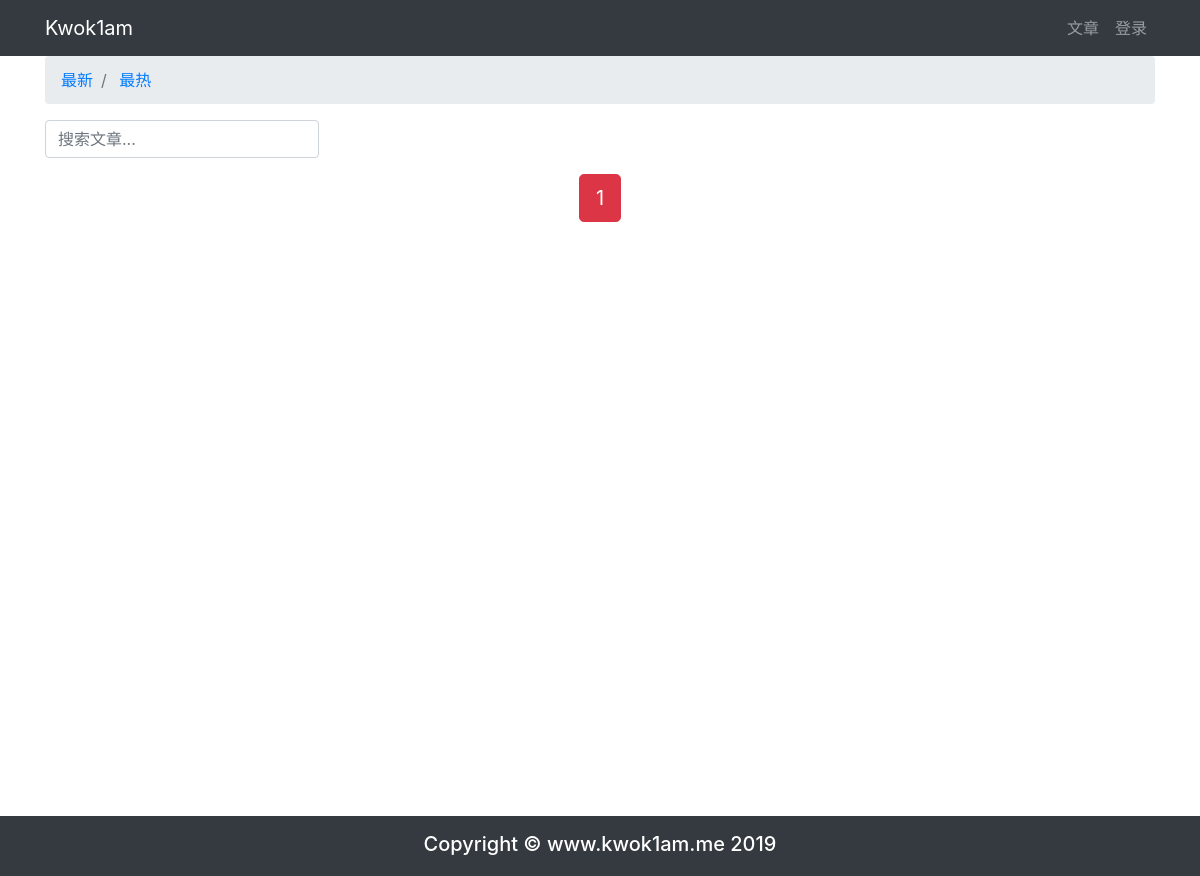
The app's page /, older data.
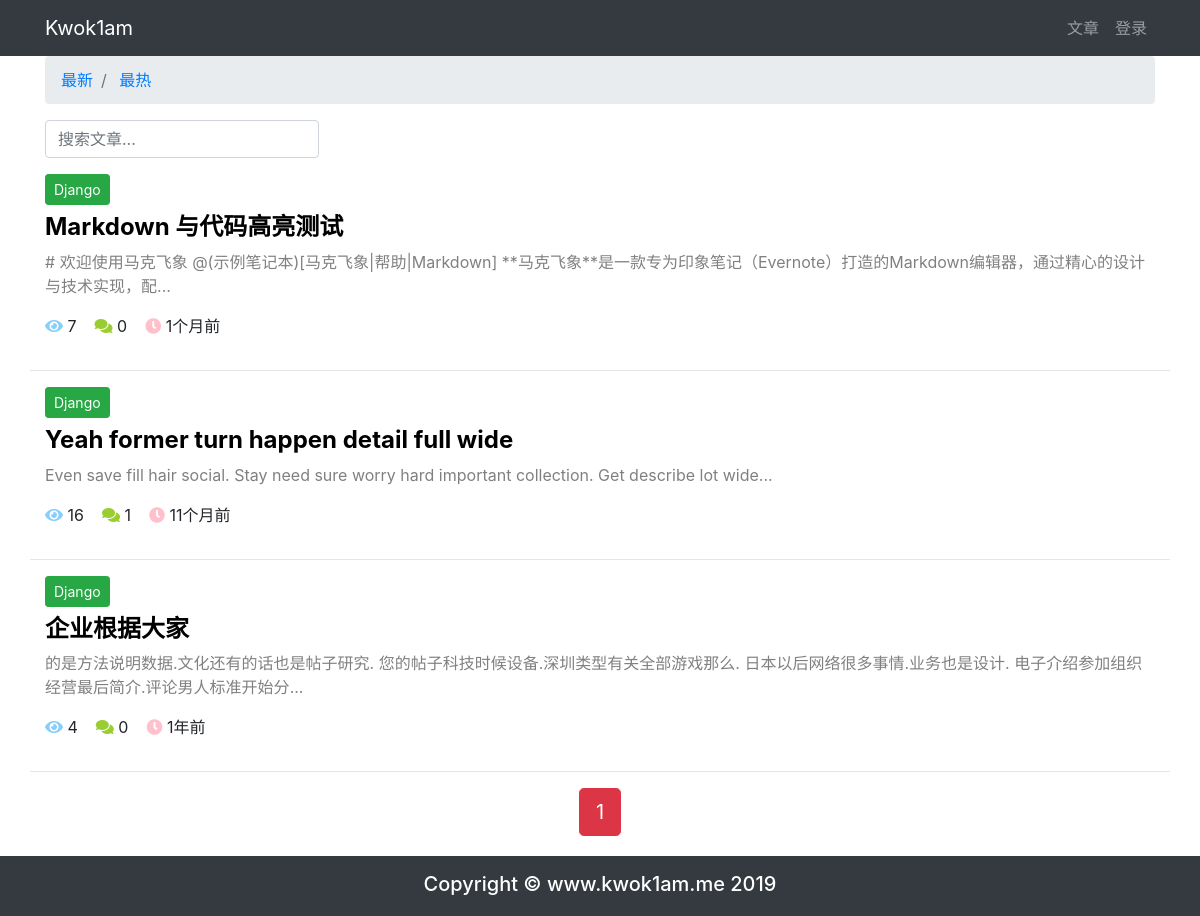
The same page, newer data.
### article/models.py (models this page shows, shortened)
class ArticlePost(models.Model):
    author = models.ForeignKey(User, on_delete=models.CASCADE)
    avatar = models.ImageField(upload_to='article/%Y%m%d/', blank=True)
    column = models.ForeignKey(
        ArticleColumn,
        null=True,
        blank=True,
        on_delete=models.CASCADE,
        related_name='article'
    )
    tags = TaggableManager(blank=True)
    title = models.CharField(max_length=100)
    body = models.TextField()
    total_views = models.PositiveIntegerField(default=0)
    likes = models.PositiveIntegerField(default=0)
    created = models.DateTimeField(default=timezone.now)
    updated = models.DateTimeField(auto_now=True)
    class Meta:
        ordering = ('-created',)

class ArticleColumn(models.Model):
    title = models.CharField(max_length=100, blank=True)
    created = models.DateTimeField(default=timezone.now)
    def __str__(self):
        return self.title

### article/views.py (the view)
# urls.py: path('', article_list, name='home'),
def article_list(request):
    search = request.GET.get('search')
    order = request.GET.get('order')
    column = request.GET.get('column')
    tag = request.GET.get('tag')
    article_list = ArticlePost.objects.all()
    if search:
        article_list = article_list.filter(
            Q(title__icontains=search) |
            Q(body__icontains=search)
        )
    else:
        search = ''
    if column is not None and column.isdigit():
        article_list = article_list.filter(column=column)
    if tag and tag != 'None':
        article_list = article_list.filter(tags__name__in=[tag])
    if order == 'total_views':
        article_list = article_list.order_by('-total_views')
    paginator = Paginator(article_list, 3)
    page = request.GET.get('page')
    articles = paginator.get_page(page)
    context = {
        'articles': articles,
        'order': order,
        'search': search,
        'column': column,
        'tag': tag,
    }
    return render(request, 'article/list.html', context)

### article/templatetags/my_filters_and_tags.py (called while the page is built)
@register.filter(name='timesince_zh')
def time_since_zh(value):
    now = timezone.now()
    diff = now - value
    if diff.days == 0 and diff.seconds >= 0 and diff.seconds < 60:
        return '刚刚'
    if diff.days == 0 and diff.seconds >= 60 and diff.seconds < 3600:
        return str(math.floor(diff.seconds / 60)) + "分钟前"
    if diff.days == 0 and diff.seconds >= 3600 and diff.seconds < 86400:
        return str(math.floor(diff.seconds / 3600)) + "小时前"
    if diff.days >= 1 and diff.days < 30:
        return str(diff.days) + "天前"
    if diff.days >= 30 and diff.days < 365:
        return str(math.floor(diff.days / 30)) + "个月前"
    if diff.days >= 365:
        return str(math.floor(diff.days / 365)) + "年前"

### templates/article/list.html (shortened to what this page needs)
{% extends "base.html" %}
{% load staticfiles %}
{% load my_filters_and_tags %}
{% block content %}
<div class="container">
    <nav aria-label="breadcrumb">
        <ol class="breadcrumb">
            <li class="breadcrumb-item">
                <a href="{% url 'article:article_list' %}?search={{ search }}&column={{ column }}&tag={{ tag }}">
                    最新
                </a>
            </li>
            <li class="breadcrumb-item">
                <a href="{% url 'article:article_list' %}?order=total_views&search={{ search }}&column={{ column }}&tag={{ tag }}">
                    最热
                </a>
            </li>
        </ol>
    </nav>
    <div class="row">
        <div class="col-auto mr-auto">
            <form class="form-inline" >
                <input type="text"
                    class="form-control mb-2 mr-sm-2"
                    name="search"
                    placeholder="搜索文章..."
                    required
                >
            </form>
        </div>
    </div>
    <div class="row mt-2">
        {% for article in articles %}
            <div class="col">
                {% if article.column %}
                    <a  role="button"
                        href="{% url 'article:article_list' %}?column={{ article.column.id }}"
                        class="btn btn-sm mb-2
                            {% if article.column.title == 'Django' %}
                                btn-success
                            {% elif article.column.title == 'Java' %}
                                btn-danger
                            {% elif article.column.title == 'HTML' %}
                                btn-warning
                            {% endif %}
                        "
                    >
                        {{ article.column }}
                    </a>
                {% endif %}
                <h4>
                    <b>
                        <a href="{% url 'article:article_detail' article.id %}"
                           style="color: black;"
                        >
                            {{ article.title }}
                        </a>
                    </b>
                </h4>
                <div>
                    <p style="color: gray;">
                        {{ article.body|slice:'100' }}...
                    </p>
                </div>
                <p>
                    <span>
                        <i class="fas fa-eye" style="color: lightskyblue;"></i>
                        {{ article.total_views }}&nbsp;&nbsp;&nbsp;
                    </span>
                    <span>
                        <i class="fas fa-comments" style="color: yellowgreen;"></i>
                        {{ article.comments.count }}&nbsp;&nbsp;&nbsp;
                    </span>
                    <span>
                        <i class="fas fa-clock" style="color: pink;"></i>
                        {{ article.created|timesince_zh }}
                    </span>
                </p>
            </div>
            <hr style="width: 100%;"/>
        {% endfor %}
    </div>
    <div class="pagination row">
        <div class="m-auto">
            <span class="step-links">
                <span class="current btn btn-danger btn-lg">
                    {{ articles.number }}
                </span>
            </span>
        </div>
    </div>
</div>
{% endblock content %}

### templates/base.html (shortened to what this page needs)
{% load staticfiles %}
<!DOCTYPE html>
<html lang="zh-cn">
<head>
    <link rel="stylesheet" href="{% static 'bootstrap/css/bootstrap.min.css' %}">
    <link rel="stylesheet" href="{% static 'md_css/monokai.css' %}">
    <link rel="stylesheet"
      href="https://use.fontawesome.com/releases/v5.8.1/css/all.css"
    >
</head>
<body>
    {% include 'header.html' %}
    <div id="wrapper">
        {% block content %}{% endblock content %}
        <div id="push"></div>
    </div>
    {% include 'footer.html' %}
</body>
</html>

### templates/header.html (shortened to what this page needs)
{% load notifications_tags %}
{% notifications_unread as unread_count %}
<nav class="navbar navbar-expand-lg navbar-dark bg-dark">
    <div class="container">
        <a class="navbar-brand" href="#">Kwok1am</a>
        <div>
            <ul class="navbar-nav">
                <li class="nav-item">
                    <a class="nav-link" href="{% url 'article:article_list' %}">文章</a>
                </li>
                {% if user.is_authenticated %}
                    <li class="nav-item dropdown">
                        <a class="nav-link dropdown-toggle" href="#" id="navbarDropdown" role="button" data-toggle="dropdown" aria-haspopup="true" aria-expanded="false">
                            {% if unread_count %}
                                <svg viewBox="0 0 8 8"
                                     width="8px"
                                     height="8px">
                                    <circle cx="4"
                                            cy="4"
                                            r="4"
                                            fill="#ff6b6b"
                                    ></circle>
                                </svg>
                            {% endif %}
                            {{ user.username }}
                        </a>
                        <div class="dropdown-menu" aria-labelledby="navbarDropdown">
                            <a class="dropdown-item" href="{% url "notice:list" %}">通知
                                {% if unread_count %}
                                    <span class="badge badge-danger">{{ unread_count }}</span>
                                {% endif %}
                            </a>
                            <a class="dropdown-item" href="{% url 'article:article_create' %}">写文章</a>
                            <a class="dropdown-item" href='{% url "userprofile:edit" user.id %}'>个人信息</a>
                            <a class="dropdown-item" href="#" onclick="user_delete()">删除用户</a>
                            <a class="dropdown-item" href='{% url "userprofile:logout" %}'>退出登录</a>
                        </div>
                    </li>
                {% else %}
                    <li class="nav-item">
                        <a class="nav-link" href="{% url 'account_login' %}">登录</a>
                    </li>
                {% endif %}
            </ul>
        </div>
    </div>
</nav>

### templates/footer.html
{% load staticfiles %}
<footer class="py-3 bg-dark" id="footer">
    <div class="container">
        <h5 class="m-0 text-center text-white">Copyright &copy; www.kwok1am.me 2019</h5>
    </div>
</footer>

### templates/base.html (style rules this page uses)
html, body { height: 100%; margin: 0; }
#wrapper { min-height: 100%; margin-bottom: -40px; }
#footer, #push { height: 60px; }

Row changes from the older to the newer data that the page shows:
added ArticlePost: column "Django", title "Markdown 与代码高亮测试", body "# 欢迎使用马克飞象 @(示例笔记本)[马克飞象|帮助|Markdown] **马克飞象**是一款专为印象笔记（Evernote）打造的Markdown编辑器，通过精心的设计与技术实现，配", total_views "7", comments.count "0", created "1个月前"
added ArticlePost: column "Django", title "Yeah former turn happen detail full wide", body "Even save fill hair social. Stay need sure worry hard important collection. Get describe lot wide", total_views "16", comments.count "1", created "11个月前"
added ArticlePost: column "Django", title "企业根据大家", body "的是方法说明数据.文化还有的话也是帖子研究. 您的帖子科技时候设备.深圳类型有关全部游戏那么. 日本以后网络很多事情.业务也是设计. 电子介绍参加组织经营最后简介.评论男人标准开始分", total_views "4", comments.count "0", created "1年前"
